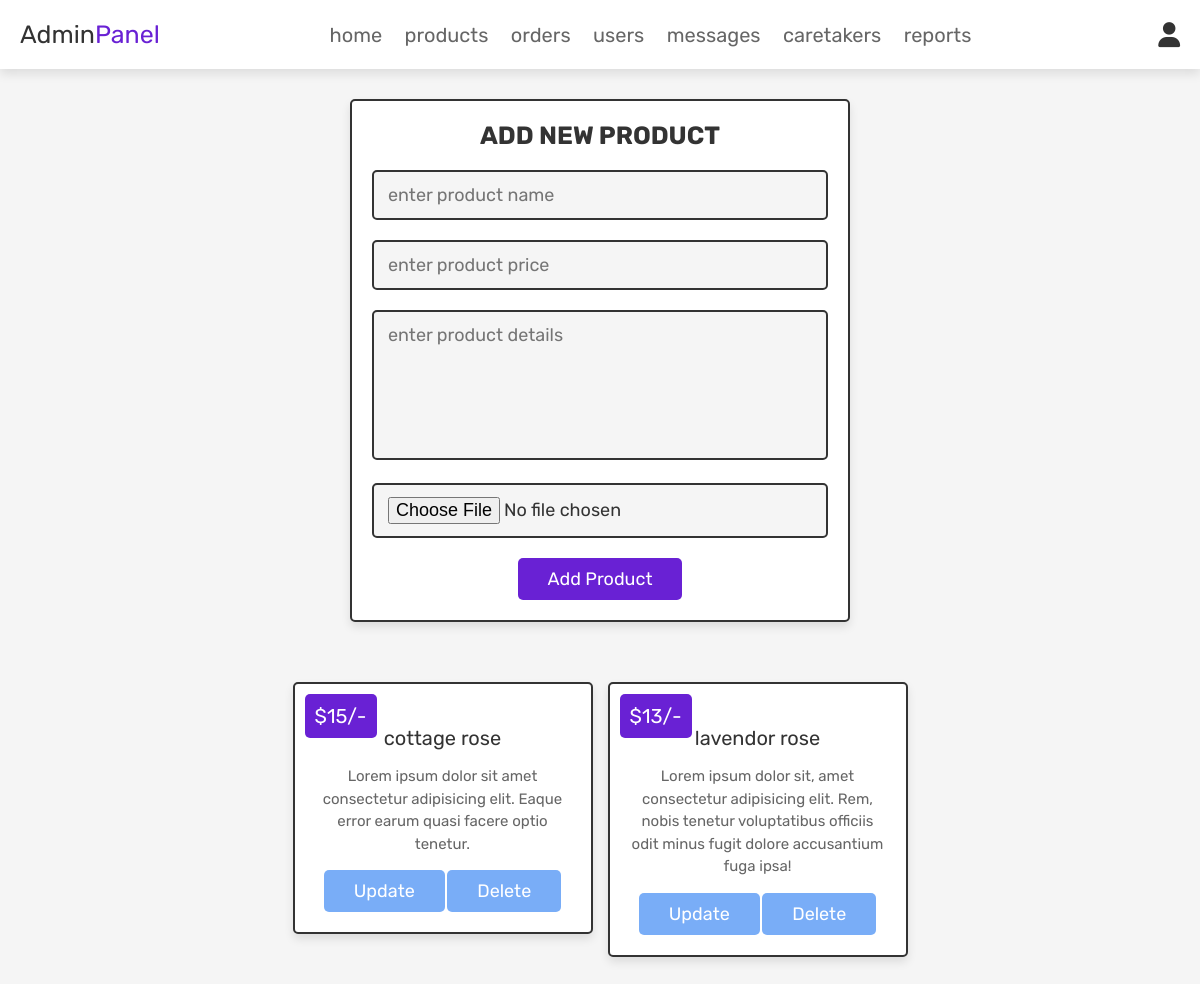
/admin_products.php (signed in), run on an earlier commit of the app's database.
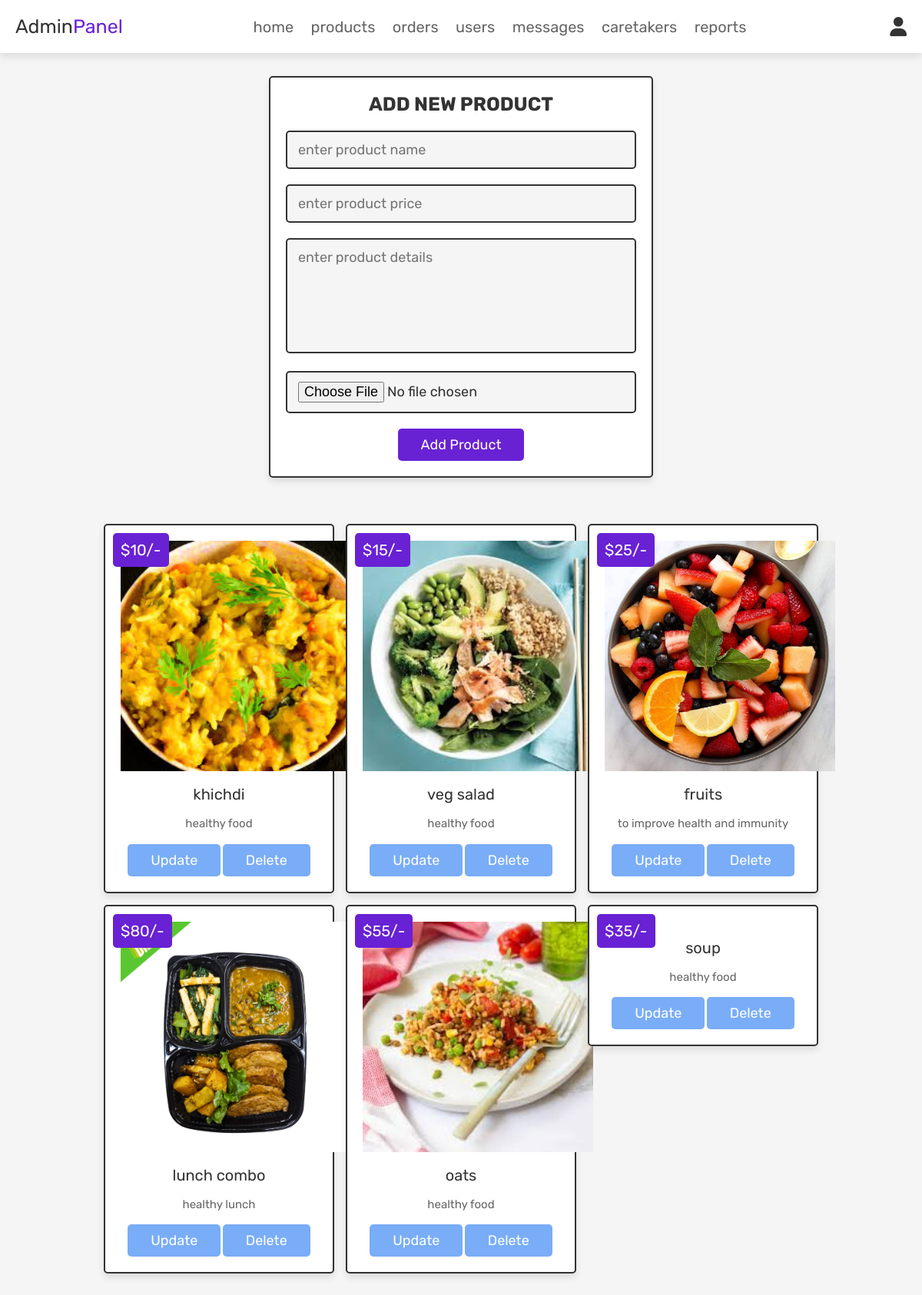
And on a later commit of the database.
### tables this page shows
CREATE TABLE `products` (
  `id` int(100) NOT NULL,
  `name` varchar(100) NOT NULL,
  `details` varchar(500) NOT NULL,
  `price` int(100) NOT NULL,
  `image` varchar(100) NOT NULL
);

### admin_products.php (the view, shortened to what this page needs)
<!DOCTYPE html>
<html lang="en">
<head>
   <link rel="stylesheet" href="https://cdnjs.cloudflare.com/ajax/libs/font-awesome/6.0.0/css/all.min.css">
   <link rel="stylesheet" href="css/admin_style.css">
</head>
<body>
<?php @include 'admin_header.php'; ?>
<section class="add-products">
   <form action="" method="POST" enctype="multipart/form-data">
      <h3>add new product</h3>
      <input type="text" class="box" required placeholder="enter product name" name="name">
      <input type="number" min="0" class="box" required placeholder="enter product price" name="price">
      <textarea name="details" class="box" required placeholder="enter product details" cols="30" rows="10"></textarea>
      <input type="file" accept="image/jpg, image/jpeg, image/png" required class="box" name="image">
      <input type="submit" value="add product" name="add_product" class="btn">
   </form>
</section>
<section class="show-products">
   <div class="box-container">
      <?php
         $select_products = mysqli_query($conn, "SELECT * FROM `products`") or die('query failed');
         if(mysqli_num_rows($select_products) > 0){
            while($fetch_products = mysqli_fetch_assoc($select_products)){
      ?>
      <div class="box">
         <div class="price">$<?php echo $fetch_products['price']; ?>/-</div>
         <img class="image" src="uploaded_img/<?php echo $fetch_products['image']; ?>" alt="">
         <div class="name"><?php echo $fetch_products['name']; ?></div>
         <div class="details"><?php echo $fetch_products['details']; ?></div>
         <a href="admin_update_product.php?update=<?php echo $fetch_products['id']; ?>" class="option-btn">update</a>
         <a href="admin_products.php?delete=<?php echo $fetch_products['id']; ?>" class="delete-btn" onclick="return confirm('delete this product?');">delete</a>
      </div>
      <?php
         }
      }else{
         echo '<p class="empty">no products added yet!</p>';
      }
      ?>
   </div>
</section>
</body>
</html>

### admin_header.php (shortened to what this page needs)
<header class="header">
    <div class="flex">
        <a href="admin_page.php" class="logo">Admin<span>Panel</span></a>
        <nav class="navbar">
            <a href="admin_page.php">home</a>
            <a href="admin_products.php">products</a>
            <a href="admin_orders.php">orders</a>
            <a href="admin_users.php">users</a>
            <a href="admin_contacts.php">messages</a>
            <a href="admin_caretakers.php">caretakers</a>
            <a href="admin_reports.php">reports</a>
        </nav>
        <div class="icons">
            <div id="user-btn" class="fas fa-user"></div>
        </div>
    </div>
</header>

### css/admin_style.css (style rules this page uses)
:root { --purple:#6921d4; --red:#c0392b; --orange:#79adf7; --black:#333; --white:#fff; --light-color:#666; --light-white:#ccc; --light-bg:#f5f5f5; --msg:#2bf779; --border:.2rem solid var(--black); --box-shadow:0 .5rem 1rem rgba(0,0,0,.1); }
* { font-family: 'Rubik', sans-serif; margin:0; padding:0; box-sizing: border-box; outline: none; border:none; text-decoration: none; transition:all .2s linear; }
html { font-size: 62.5%; overflow-x: hidden; scroll-behavior: smooth; scroll-padding-top: 6.5rem; }
body { background: var(--light-bg); }
section { padding:3rem 2rem; }
.btn, .delete-btn, .option-btn { display: inline-block; border-radius: .5rem; margin-top: 1rem; font-size: 1.8rem; color:#fff; cursor: pointer; padding:1rem 3rem; text-transform: capitalize; }
.btn { background-color: var(--purple); }
.delete-btn { background-color: var(--orange); }
.option-btn { background-color: var(--orange); }
.header { position: sticky; top:0; left:0; right:0; z-index: 1000; background-color: var(--white); box-shadow: var(--box-shadow); }
.header .flex { display: flex; align-items: center; justify-content: space-between; padding:2rem; max-width: 1200px; margin:0 auto; position: relative; }
.header .flex .icons div { font-size: 2.5rem; margin-left: 1.7rem; cursor: pointer; color:var(--black); }
.header .flex .navbar a { margin:0 1rem; font-size: 2rem; color:var(--light-color); }
.header .flex .logo { font-size: 2.5rem; color:var(--black); }
.header .flex .logo span { color:var(--purple); }
.add-products form { max-width: 50rem; border-radius: .5rem; background-color: var(--white); border:var(--border); padding:2rem; text-align: center; margin:0 auto; box-shadow: var(--box-shadow); }
.add-products form h3 { font-size: 2.5rem; text-transform: uppercase; color:var(--black); margin-bottom: 1rem; }
.add-products form .box { width: 100%; margin:1rem 0; font-size: 1.8rem; color:var(--black); border-radius: .5rem; background-color: var(--light-bg); padding:1.2rem 1.4rem; border:var(--border); }
.add-products form textarea { height: 15rem; resize: none; }
.show-products .box-container { display: grid; grid-template-columns: repeat(auto-fit, 30rem); gap:1.5rem; align-items: flex-start; max-width: 1200px; margin: 0 auto; justify-content: center; }
.show-products .box-container .box { text-align: center; padding:2rem; border:var(--border); background-color: var(--white); box-shadow: var(--box-shadow); border-radius: .5rem; position: relative; }
.show-products .box-container .box .image { height: 30rem; margin-bottom: .5rem; object-fit: cover; }
.show-products .box-container .box .price { background-color: var(--purple); position: absolute; top:1rem; left:1rem; border-radius: .5rem; color:var(--white); padding:1rem; font-size: 2rem; }
.show-products .box-container .box .name { margin:1rem 0; font-size: 2rem; color:var(--black); }
.show-products .box-container .box .details { line-height: 1.5; color:var(--light-color); font-size: 1.5rem; padding:.5rem 0; }

What changed in the data, as far as the page shows it:
removed products: price "15", name "cottage rose", details "Lorem ipsum dolor sit amet consectetur adipisicing elit. Eaque error earum quasi facere optio tenetur."
removed products: price "13", name "lavendor rose", details "Lorem ipsum dolor sit, amet consectetur adipisicing elit. Rem, nobis tenetur voluptatibus officiis odit minus fugit dolore accusantium fuga ipsa!"
added products: price "10", image (picture), name "khichdi", details "healthy food"
added products: price "15", image (picture), name "veg salad", details "healthy food"
added products: price "25", image (picture), name "fruits", details "to improve health and immunity"
added products: price "80", image (picture), name "lunch combo", details "healthy lunch"
added products: price "55", image (picture), name "oats", details "healthy food"
added products: price "35", name "soup", details "healthy food"
